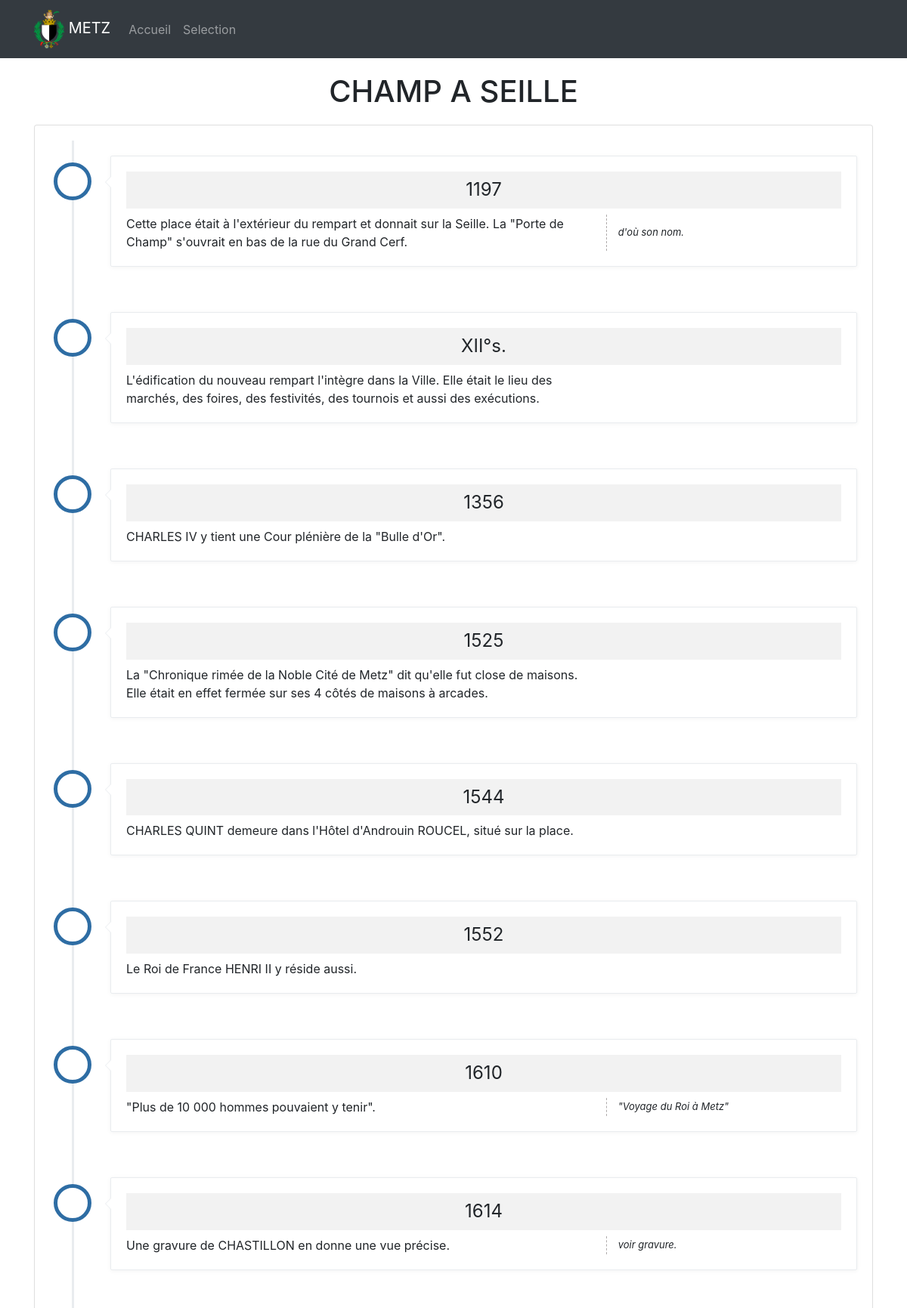
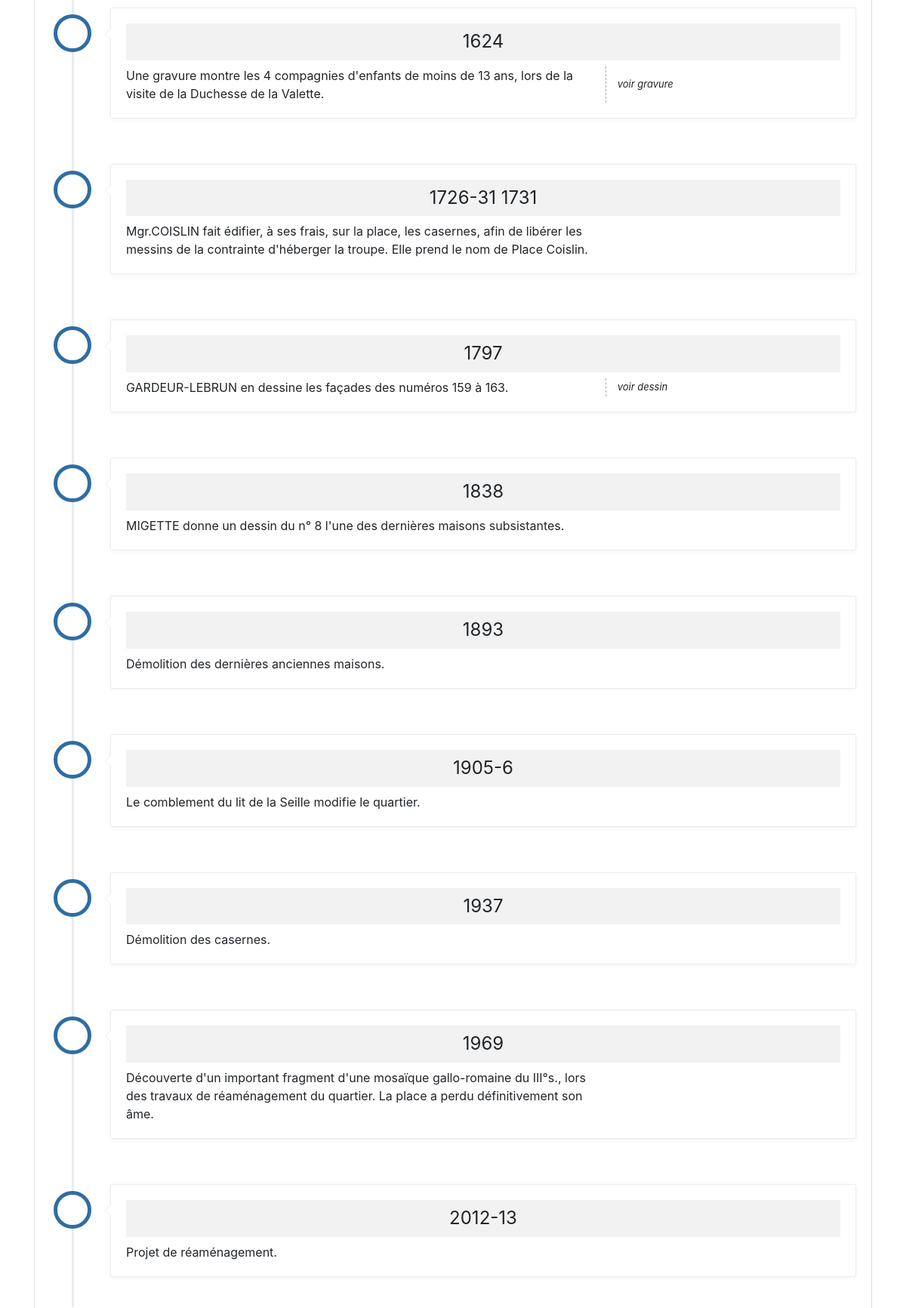
Screenshot of /selection/Maisons/champ___a___seille_/ (upper part) with the database file from the repository (2 pictures, top to bottom).
### ville/models.py (models this page shows, shortened)
class Noms (models.Model):
    selection = models.CharField(choices=SELECTION, max_length=25)
    nom = models.CharField(max_length=120)
    slug = models.SlugField()
    verification = models.BooleanField(default=False)
    creation = models.DateTimeField(auto_now_add=True, auto_now=False)      # True / False
    updated = models.DateTimeField(auto_now_add=False, auto_now=True)

class Dates (models.Model):
    nom = models.ForeignKey(Noms, on_delete=models.CASCADE)
    date = models.CharField(max_length=120)
    historique = models.TextField()
    remarque = models.CharField(max_length=120, null=True, blank=True)

### ville/views.py (the view)
# urls.py: path("selection/<value>/<slug>/", views.detail, name="detail" ),
def detail (request, value, slug) :
    detail_nom = Noms.objects.get(slug=slug,selection=value)
    nom = detail_nom.nom
    context = {
        'nom' : nom,
        'detail_nom' : detail_nom,
    }
    return render (request,'ville/detail.html', context)

### templates/ville/detail.html (shortened to what this page needs)
{% extends 'base.html' %}
{% load static %}
{% block content %}
<link rel="stylesheet" href="https://cdnjs.cloudflare.com/ajax/libs/font-awesome/5.12.1/css/all.min.css" />
<link href="{% static  'css/metz.css' %}" rel="stylesheet">
<div class="container">
<div class="row">
    <div class="col-12">
        <h1>{{ nom }}</h1>
        <div class="card">
            <div class="card-body">
                {% for a in detail_nom.dates_set.all %}
                <ul class="timeline timeline-left">
                    <li class="timeline-inverted timeline-item">
                        <div class="timeline-badge"><i class="fa fa-clock ">{{ forloop.counter }}</i></div>
                        <div class="timeline-panel">
                            <div class="timeline-heading"><h4 class="timeline-title">{{ a.date }}</h4></div>
                            <div class="row">
                            <div class="timeline-body col-sm-8 {% if a.remarque != '' %} vertical-divider {% endif %} ">
                                <p>{{a.historique }}</p>
                            </div>
                            <div class="timeline-rem col-sm-4">
                                <p>{{a.remarque }}</p>
                            </div>
                            </div>
                        </div>
                    </li>
                </ul>
                {% endfor %}
            </div>
        </div>
    </div>
</div>
</div>
{% endblock %}

### static/css/metz.css (style rules this page uses)
.timeline { position: relative; padding: 20px 0; list-style: none; max-width: 1200px; margin: 0 auto; }
.timeline:before { content: " "; position: absolute; top: 0; bottom: 0; left: 50%; width: 3px; margin-left: -1.5px; background-color: #e9ecef; }
.timeline > .timeline-item { position: relative; margin-bottom: 20px; }
.timeline > .timeline-item:after, .timeline > .timeline-item:before { content: " "; display: table; }
.timeline > .timeline-item:after { clear: both; }
.timeline > .timeline-item > .timeline-panel { float: left; position: relative; width: 46%; padding: 20px; border: 1px solid #e9ecef; border-radius: 2px; box-shadow: 0 1px 6px rgba(0, 0, 0, 0.05); }
.timeline > .timeline-item > .timeline-panel:before { content: " "; display: inline-block; position: absolute; top: 26px; right: -8px; border-color: transparent #e9ecef; border-style: solid; border-width: 8px 0 8px 8px; }
.timeline > .timeline-item > .timeline-panel:after { content: " "; display: inline-block; position: absolute; top: 27px; right: -7px; border-color: transparent #fff; border-style: solid; border-width: 7px 0 7px 7px; }
.timeline > .timeline-item > .timeline-badge { z-index: 10; position: absolute; top: 16px; left: 50%; width: 50px; height: 50px; margin-left: -25px; border-radius: 50% 50% 50% 50%; text-align: center; font-size: 1.4em; line-height: 50px; color: #fff; overflow: hidden; }
.timeline > .timeline-item.timeline-inverted > .timeline-panel { float: right; }
.timeline > .timeline-item.timeline-inverted > .timeline-panel:before { right: auto; left: -8px; border-right-width: 8px; border-left-width: 0; }
.timeline > .timeline-item.timeline-inverted > .timeline-panel:after { right: auto; left: -7px; border-right-width: 7px; border-left-width: 0; }
.timeline-badge { background-color: #ffffff; border: 5px solid #2e6da4; }
.timeline-title { margin-top: 0; color: inherit; font-weight: 400; background-color: #f2f2f2; padding: 10px; text-align: center; }
.timeline-body > p, .timeline-body > ul { margin-bottom: 0; }
.timeline-rem > p, .timeline-rem > ul { margin-bottom: 0; font-style: italic; font-size: small; height: 100%; display: flex; align-items: center; }
.timeline-left:before { left: 30px; }
.timeline-left > .timeline-item > .timeline-badge { left: 30px; top: 9px; }
.timeline-left > .timeline-item > .timeline-panel { width: calc(100% - 80px); }
h1 { text-align: center; margin: 20px 0; }
.vertical-divider { border-right: 1px dashed rgb(175, 171, 171); }

### rows the page displays
Noms: nom "CHAMP A SEILLE"
Dates: date "1197", historique "Cette place était à l'extérieur du rempart et donnait sur la Seille. La \"Porte de Champ\" s'ouvrait en bas de la rue du Grand Cerf.", remarque "d'où son nom."
Dates: date "XII°s.", historique "L'édification du nouveau rempart l'intègre dans la Ville. Elle était le lieu des marchés, des foires, des festivités, des tournois et aussi des exécutions."
Dates: date "1356", historique "CHARLES IV y tient une Cour plénière de la \"Bulle d'Or\"."
Dates: date "1525", historique "La \"Chronique rimée de la Noble Cité de Metz\" dit qu'elle fut close de maisons. Elle était en effet fermée sur ses 4 côtés de maisons à arcades."
Dates: date "1544", historique "CHARLES QUINT demeure dans l'Hôtel d'Androuin ROUCEL, situé sur la place."
Dates: date "1552", historique "Le Roi de France HENRI II y réside aussi."
Dates: date "1610", historique "\"Plus de 10 000 hommes pouvaient y tenir\".", remarque "\"Voyage du Roi à Metz\""
Dates: date "1614", historique "Une gravure de CHASTILLON en donne une vue précise.", remarque "voir gravure."
Dates: date "1624", historique "Une gravure montre les 4 compagnies d'enfants de moins de 13 ans, lors de la visite de la Duchesse de la Valette.", remarque "voir gravure"
Dates: date "1726-31 1731", historique "Mgr.COISLIN fait édifier, à ses frais, sur la place, les casernes, afin de libérer les messins de la contrainte d'héberger la troupe. Elle prend le nom de Place Coislin."
Dates: date "1797", historique "GARDEUR-LEBRUN en dessine les façades des numéros 159 à 163.", remarque "voir dessin"
Dates: date "1838", historique "MIGETTE donne un dessin du n° 8 l'une des dernières maisons subsistantes."
Dates: date "1893", historique "Démolition des dernières anciennes maisons."
Dates: date "1905-6", historique "Le comblement du lit de la Seille modifie le quartier."
Dates: date "1937", historique "Démolition des casernes."
Dates: date "1969", historique "Découverte d'un important fragment d'une mosaïque gallo-romaine du III°s., lors des travaux de réaménagement du quartier. La place a perdu définitivement son âme."
Dates: date "2012-13", historique "Projet de réaménagement."
